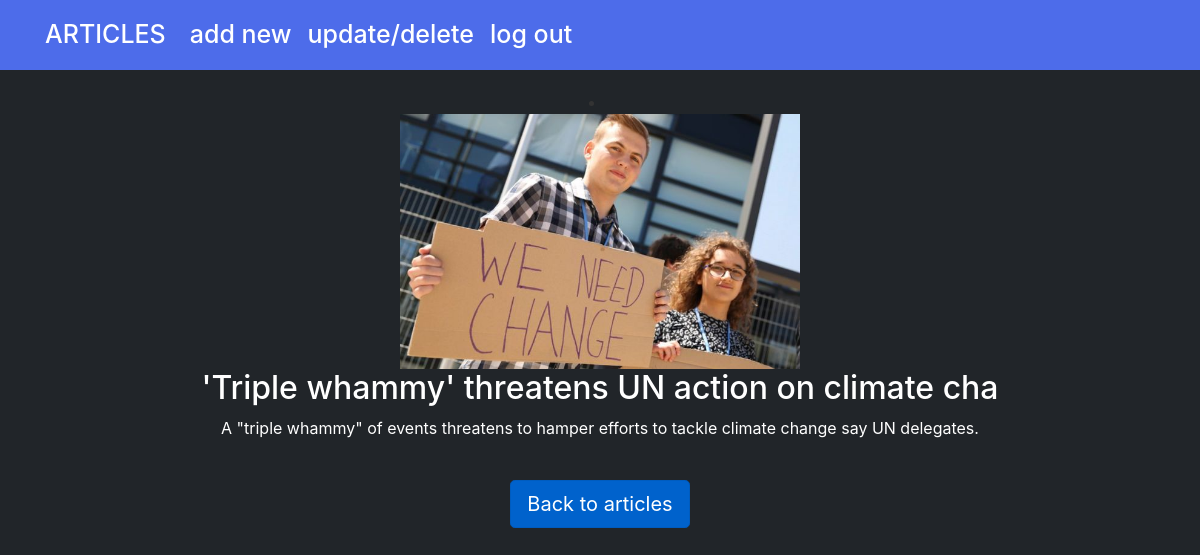
The app's page /index.php?page=singleArticle&id=50 (signed in) with its own data.
### tables this page shows
CREATE TABLE `images` (
  `idImg` int(5) NOT NULL,
  `big` varchar(150) NOT NULL,
  `idArticle` int(5) NOT NULL
);

CREATE TABLE `articles` (
  `idArticle` int(5) NOT NULL,
  `heading` varchar(50) NOT NULL,
  `text` varchar(500) NOT NULL,
  `idUser` int(5) NOT NULL
);

### models/articles/functions.php (called while the page is built, shortened)
<?php
    function getAllPhotos($id){
        global $conn;
        try{
        $query = "SELECT * FROM images where idArticle = ?";
        $query = $conn->prepare($query);
        $query->execute([$id]);
        $photos = $query->fetchAll();
        }
        catch(PDOException $ex){
            echo $ex->getMessage();
        }
        return $photos;
    }
    function getArticleByIdArt($id){
        global $conn;
        $upit = "SELECT * FROM articles where idArticle = ?";
        try{
            $upit = $conn->prepare($upit);
            $upit->execute([$id]);
            $art = $upit->fetchAll();
            $art[0]->big = getAllPhotos($art[0]->idArticle);
            return $art[0];
        }
        catch(PDOException $ex){
            $ex->getMessage();
        }
    }
?>

### views/pages/singleArticle.php (the view, shortened to what this page needs)
<?php
    include "views/static/header.php";
    include "models/articles/functions.php";
    $article = getArticleByIdArt($_GET['id']);
?>
<div class="container text-center" id="#cont">
    <div id="slider">
            <?php
                foreach($article->big as $b):
            ?>
                <li><img class="img-responsive" src="<?= $b->big ?>" alt="Article photo"></li>
            <?php endforeach; ?>
</div>
<h2 class="text-white text-center"><?= $article->heading ?></h2>
<p class="text-white text-center"><?= $article->text ?></p>
<br>
<a href="index.php?page=users" class=" btn btn-primary btn-lg active" role="button" aria-pressed="true">Back to articles</a>
</div>

### assets/css/style.css (style rules this page uses)
body { height: 100%; background-color: rgb(33, 37, 41); }
a { text-decoration:none !important; }

### assets/css/gslider.css (style rules this page uses)
html, body { margin: 0; padding: 0; background: #FFFFFF; color: #333333; }
#slider { position: relative; overflow: hidden; margin: 20px auto 0 auto; border-radius: 4px; }
li img { height: 400px; width: 400px; display: block; max-width: 100%; height: auto; margin: auto; }

### records on screen
images: big (picture)
articles: heading "'Triple whammy' threatens UN action on climate cha", text "A \"triple whammy\" of events threatens to hamper efforts to tackle climate change say UN delegates."
